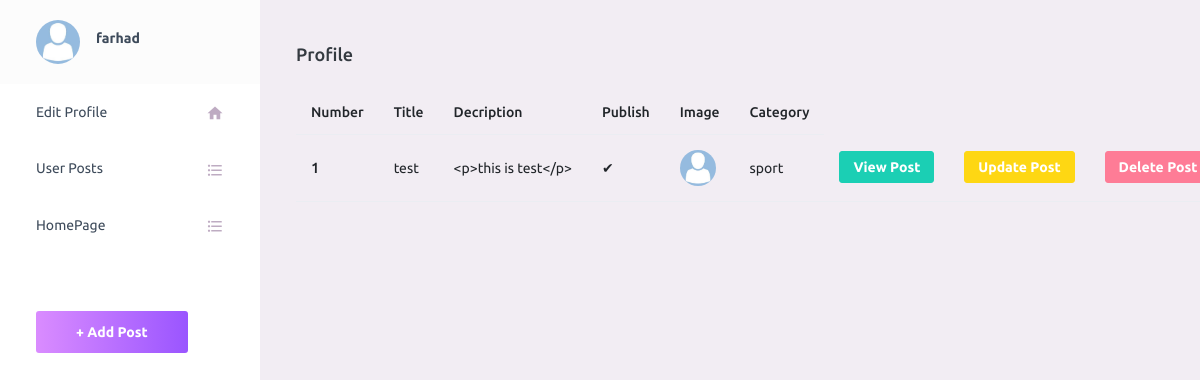
Page /blog/userblog/ (signed in) on the earlier database version.
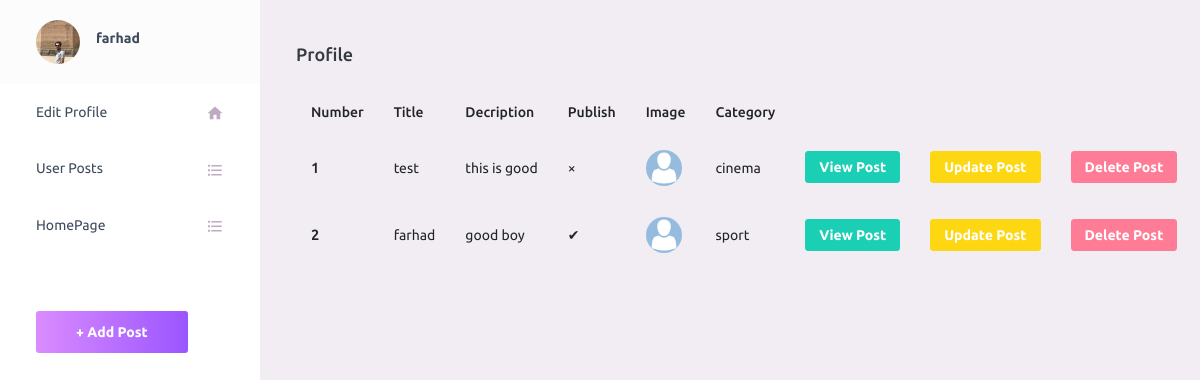
Same page on the later database version.
### accounts/models.py (models this page shows, shortened)
class Profile(models.Model):
    user = models.OneToOneField(User,on_delete=models.CASCADE,related_name='profile')
    phone_number = models.CharField(blank=True,max_length=13)
    image=models.ImageField(upload_to='profile/images',null=True,blank=True)

### blog/models.py (models this page shows, shortened)
class Blog(models.Model):
    user=models.ForeignKey(User,on_delete=models.CASCADE,related_name='user_blog')
    title=models.CharField(max_length=100)
    slug=models.SlugField(unique=True)
    created=models.DateTimeField(auto_now_add=True)
    updated=models.DateTimeField(auto_now=True)
    publish=models.BooleanField(default=False)
    image=models.ImageField(upload_to='blogs/',blank=True)
    description=RichTextUploadingField(null=True,blank=True)
    category=models.ForeignKey(Category,on_delete=models.CASCADE,related_name='categories',null=True)
    rate=models.PositiveIntegerField(null=True,blank=True,validators=[MinValueValidator(0),MaxValueValidator(5)])
    class Meta:
        verbose_name = 'Blogs'
        verbose_name_plural = 'Blogs'
    def get_absolute_url(self):
        return reverse('blog:detail',args={self.id})

class Category(models.Model):
    title = models.CharField(max_length=50)
    slug = models.SlugField(max_length=50,unique=True)
    def __str__(self):
        return f'{self.title}'
    class Meta:
        verbose_name = 'Categories'
        verbose_name_plural = 'Categories'

### blog/views.py (the view)
# urls.py: path('userblog/',UserPost.as_view(),name='user_post'),
class UserPost(View):
    def get(self,request):
        posts=Blog.objects.filter(user=self.request.user)
        profile=get_object_or_404(Profile,user=self.request.user)
        return render(request,'blog/userblogs.html',{'posts':posts,'profile':profile})

### blog/templates/blog/userblogs.html (shortened to what this page needs)
{% extends 'include/admin template/base.html' %}
{% block content %}
      <div class="container-fluid page-body-wrapper">
        <nav class="sidebar sidebar-offcanvas" id="sidebar">
          <ul class="nav">
            <li class="nav-item nav-profile">
              <a href="#" class="nav-link">
                <div class="nav-profile-image">
                    {% if profile.image %}
                        <img src="{{ profile.image.url }}" alt="profile">
                    {% else %}
                        <img src="/static/assets/images/profile/avatar.jpg">
                    {% endif %}
                </div>
                <div class="nav-profile-text d-flex flex-column">
                  <span class="font-weight-bold mb-2">{{ profile.user.username}}</span>
                </div>
              </a>
            </li>
            <li class="nav-item">
             <a class="nav-link" href="{% url 'accounts:upateprofile' profile.id %}">
                <span class="menu-title">Edit Profile </span>
                <i class="mdi mdi-home menu-icon"></i>
              </a>
            </li>
            <li class="nav-item">
              <a class="nav-link" href="{% url 'blog:user_post' %}">
                <span class="menu-title">User Posts</span>
                <i class="mdi mdi-format-list-bulleted menu-icon"></i>
              </a>
            </li>
           <li class="nav-item">
              <a class="nav-link" href="{% url 'blog:Blogs' %}">
                <span class="menu-title">HomePage</span>
                <i class="mdi mdi-format-list-bulleted menu-icon"></i>
              </a>
            </li>
            <li class="nav-item sidebar-actions">
              <span class="nav-link">
                <a class="btn btn-gradient-primary mt-4 mr-2" href="{% url 'blog:create_post' %}">+ Add Post</a>
              </span>
            </li>
          </ul>
        </nav>
        <div class="main-panel">
          <div class="content-wrapper">
            <div class="page-header">
              <h3 class="page-title">
                <span class="bg-info-primary me-2">
                   Profile
                </span>
              </h3>
            </div>
              <div class="row">
                     <div class="col-12">
                         <table class="table">
                            <thead class="thead-dark">
                                <tr>
                                <th scope="col">Number</th>
                                <th scope="col">Title</th>
                                <th scope="col">Decription</th>
                                <th scope="col">Publish</th>
                                <th scope="col">Image</th>
                                <th scope="col">Category</th>
                                </tr>
                            </thead>
                            <tbody>
                             {% for item in posts %}
                                <tr>
                                   <th scope="row">{{ forloop.counter }}</th>
                                   <td>{{ item.title }}</td>
                                   <td>{{ item.description|truncatewords:3 }}</td>
                                    {% if item.publish == True %}
                                       <td>&#10004;</td>
                                    {% else %}
                                    <td>&times;</td>
                                    {% endif %}
                                   {% if item.image %}
                                     <td><img src="{{ item.image.url }}"></td>
                                    {% else %}
                                    <td> <img src="/static/assets/images/profile/avatar.jpg" width="50px" height="50px"></td>
                                    {% endif %}
                                   <td>{{ item.category }}</td>
                                    <td><a class="btn btn-success btn-sm" href="{{ item.get_absolute_url }}">View Post</a></td>
                                    <td><a class="btn btn-warning btn-sm" href="{% url 'blog:update_post' item.id %}" >Update Post</a></td>
                                    <td><a class="btn btn-danger btn-sm" href="{% url 'blog:delete_post' item.id %}">Delete Post</a></td>
                                </tr>
                            {% endfor %}
                                </tbody>
                         </table>
                     </div>
              </div>
          </div>
        </div>
      </div>
{% endblock %}

### templates/include/admin template/base.html (shortened to what this page needs)
<!DOCTYPE html>
<html lang="en">
<head>
    {% include 'include/admin template/header.html' %}
</head>
<body>
{% block content %}
{% endblock %}
</body>
</html>

### templates/include/admin template/header.html (shortened to what this page needs)
<link rel="stylesheet" href="/static/assets/vendors/mdi/css/materialdesignicons.min.css">
<link rel="stylesheet" href="/static/assets/vendors/css/vendor.bundle.base.css">
<link rel="stylesheet" href="/static/assets/css/style.css">

Differences in the rows shown:
changed Profile "farhad": image: picture added
changed Blog "test": description "<p>this is test</p>" → "this is good"; category "sport" → "cinema"; publish "✔" → "×"
added Blog: title "farhad", description "good boy", category "sport"
